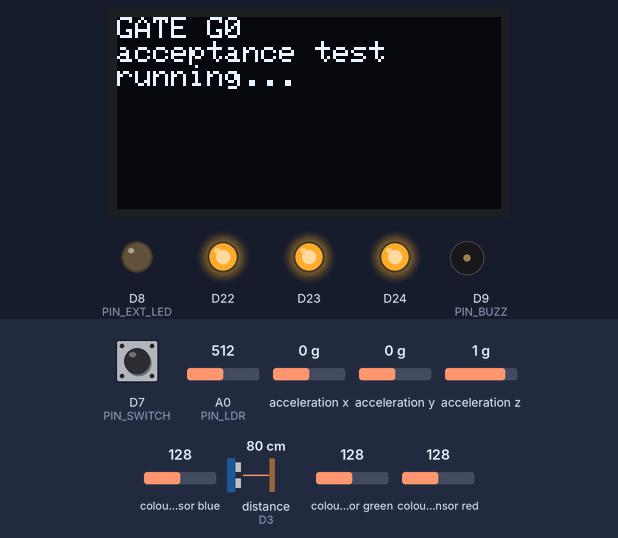
Bench run of a sketch on a simulated Arduino Nano 33 BLE. On the bench: 128×64 one-colour display, output pins drawn as LEDs (lit = HIGH), buzzer (waves = sounding). Wiring (inferred from the names in the program): ultrasonic range finder: trigger D2; echo D3; SSD1306 OLED at I2C address 0x3C. Dashed ring = blinking. The inputs (shaded band) are chosen by the test bench; at power-on: D7 (PIN_SWITCH) HIGH, A0 (PIN_LDR) = 512, acceleration x 0 g, acceleration y 0 g, acceleration z 1 g, colour sensor blue 128, distance to the obstacle (sensor on D3) 80 cm, colour sensor green 128, colour sensor red 128 (analog values on the 0–1023 scale). The echo pulse lasts 58.3 µs per cm; pins used as bus, display or sensor lines are not drawn; what the sketch prints to the serial monitor is not drawn.

Above: at 0.1 s.
At 3.0 s:
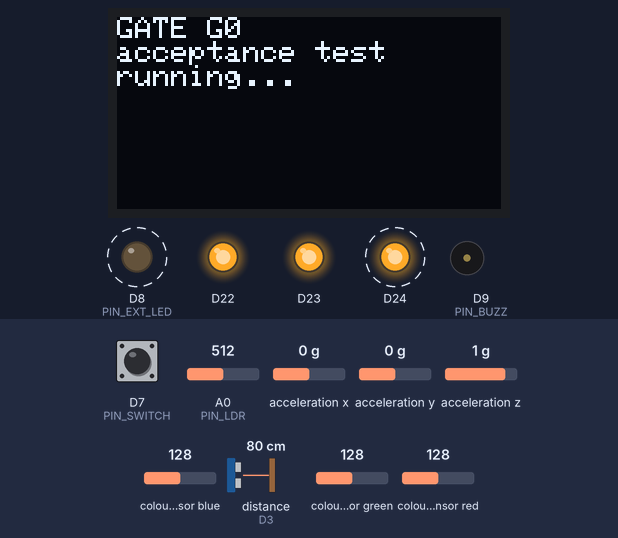
3.1 s: D7 (PIN_SWITCH) pulled LOW for 0.15 s
Timing chart, 0 to 27.7 s (numbered marks = the images above; inputs shaded):
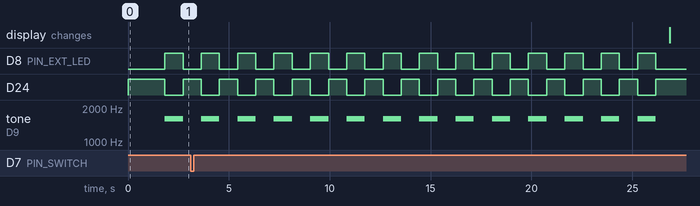

The sketch:

01e_acceptance.ino
```cpp
/*
 * LightGuide Edge - 01e_acceptance
 * COM683 CW2 | Vishnu Vekariya B00969091 | Ulster University
 *
 * Full-system acceptance test for gate G0 (docs/01-ROADMAP.md). Runs every channel
 * and prints a pass/fail verdict per component, so "the hardware works" is a claim
 * backed by output rather than an impression.
 *
 * PHASE A - automatic. No user action. Checks OLED on the bus, IMU, APDS9960, the
 *           ultrasonic dropout rate over 100 real samples, and whether the LDR sits
 *           in a usable part of its range.
 * PHASE B - interactive, 25 s. Asks for a light change and a button press, and
 *           detects both automatically. Drives the LED and buzzer for the operator
 *           to confirm by eye and ear.
 *
 * Save the serial output as evidence - it is the artefact behind the gate.
 */

#define BOARD_REV 1

#include <Wire.h>
#include <Adafruit_GFX.h>
#include <Adafruit_SSD1306.h>
#include <Arduino_APDS9960.h>
#if BOARD_REV == 1
  #include <Arduino_LSM9DS1.h>
#else
  #include <Arduino_BMI270_BMM150.h>
#endif

const int PIN_LDR = A0, PIN_TRIG = 2, PIN_ECHO = 3;
const int PIN_SWITCH = 7, PIN_EXT_LED = 8, PIN_BUZZ = 9;

const unsigned long ECHO_START_TIMEOUT_US = 15000UL;
const unsigned long ECHO_HIGH_MAX_US      = 25000UL;
const float DIST_MIN_MM = 20.0f, DIST_MAX_MM = 4000.0f;

Adafruit_SSD1306 display(128, 64, &Wire, -1);

// results
bool rOled = false, rImu = false, rApds = false, rUltra = false;
bool rLdrRange = false, rLdrResponds = false, rSwitch = false;
float ultraDropPct = 0;
int   ldrMin = 4095, ldrMax = 0, ldrRest = 0;
int   distSamples = 0;
float distMin = 99999, distMax = 0;

bool i2cPresent(uint8_t a) {
  Wire.beginTransmission(a);
  Wire.write((uint8_t)0);
  if (Wire.endTransmission() == 0) return true;
  return Wire.requestFrom((int)a, 1) > 0;
}

float pingOnce() {
  digitalWrite(PIN_TRIG, LOW);  delayMicroseconds(4);
  digitalWrite(PIN_TRIG, HIGH); delayMicroseconds(10);
  digitalWrite(PIN_TRIG, LOW);
  unsigned long m = micros();
  while (digitalRead(PIN_ECHO) == LOW)  if (micros() - m > ECHO_START_TIMEOUT_US) return -1;
  unsigned long r = micros();
  while (digitalRead(PIN_ECHO) == HIGH) if (micros() - r > ECHO_HIGH_MAX_US) return -1;
  float mm = (micros() - r) * 0.1715f;
  return (mm < DIST_MIN_MM || mm > DIST_MAX_MM) ? -1 : mm;
}

int readLdr() {
  long a = 0;
  for (int i = 0; i < 8; i++) a += analogRead(PIN_LDR);
  return a / 8;
}

void line() { Serial.println(F("--------------------------------------------------")); }

void setup() {
  Serial.begin(115200);
  while (!Serial && millis() < 8000) { }

  pinMode(PIN_TRIG, OUTPUT); pinMode(PIN_ECHO, INPUT); digitalWrite(PIN_TRIG, LOW);
  pinMode(PIN_EXT_LED, OUTPUT); pinMode(PIN_BUZZ, OUTPUT);
  pinMode(PIN_SWITCH, INPUT_PULLUP);
  digitalWrite(PIN_EXT_LED, LOW); digitalWrite(PIN_BUZZ, LOW);
  pinMode(LEDR, OUTPUT); pinMode(LEDG, OUTPUT); pinMode(LEDB, OUTPUT);
  digitalWrite(LEDR, HIGH); digitalWrite(LEDG, HIGH); digitalWrite(LEDB, HIGH);
  analogReadResolution(12);
  Wire.begin();

  Serial.println();
  Serial.println(F("=================================================="));
  Serial.println(F(" LIGHTGUIDE EDGE - GATE G0 ACCEPTANCE TEST"));
  Serial.println(F(" B00969091 | COM683 CW2"));
  Serial.println(F("=================================================="));
  Serial.println();
  Serial.println(F("PHASE A - automatic checks"));
  line();

  // --- OLED ---
  Serial.print(F("  OLED (A4/A5)      : "));
  if (i2cPresent(0x3C) || i2cPresent(0x3D)) {
    if (display.begin(SSD1306_SWITCHCAPVCC, 0x3C)) {
      rOled = true;
      Serial.println(F("PASS - ACKs at 0x3C and driver initialised"));
      display.clearDisplay(); display.setTextColor(SSD1306_WHITE);
      display.setTextSize(1); display.setCursor(0, 0);
      display.println(F("GATE G0")); display.println(F("acceptance test"));
      display.println(F("running..."));
      display.display();
    } else Serial.println(F("FAIL - ACKs but driver refused"));
  } else Serial.println(F("FAIL - nothing on the external I2C bus"));

  // --- IMU ---
  Serial.print(F("  IMU (LSM9DS1)     : "));
  if (IMU.begin()) {
    float ax, ay, az; delay(50);
    if (IMU.accelerationAvailable()) IMU.readAcceleration(ax, ay, az);
    float mag = sqrt(ax * ax + ay * ay + az * az);
    // At rest the accelerometer must measure 1 g. Anything else means it is not
    // really reading the sensor.
    if (mag > 0.85f && mag < 1.15f) {
      rImu = true;
      Serial.print(F("PASS - ")); Serial.print(IMU.accelerationSampleRate());
      Serial.print(F(" Hz, |a|=")); Serial.print(mag, 3); Serial.println(F(" g"));
    } else {
      Serial.print(F("FAIL - |a|=")); Serial.print(mag, 3);
      Serial.println(F(" g, expected ~1.0"));
    }
  } else Serial.println(F("FAIL - begin() failed"));

  // --- APDS9960 ---
  Serial.print(F("  APDS9960          : "));
  if (APDS.begin()) {
    unsigned long t0 = millis();
    while (!APDS.colorAvailable() && millis() - t0 < 2000) delay(10);
    if (APDS.colorAvailable()) {
      int r, g, b, a; APDS.readColor(r, g, b, a);
      rApds = true;
      Serial.print(F("PASS - live ambient=")); Serial.println(a);
    } else Serial.println(F("FAIL - no data"));
  } else Serial.println(F("FAIL - not present"));

  // --- ultrasonic, 100 real samples ---
  Serial.print(F("  HC-SR04           : "));
  int drops = 0;
  for (int i = 0; i < 100; i++) {
    float d = pingOnce();
    if (d < 0) drops++;
    else { distSamples++; if (d < distMin) distMin = d; if (d > distMax) distMax = d; }
    delay(12);
  }
  ultraDropPct = drops;
  if (drops <= 10) {
    rUltra = true;
    Serial.print(F("PASS - ")); Serial.print(drops);
    Serial.print(F("% dropouts, range ")); Serial.print(distMin, 0);
    Serial.print(F("-")); Serial.print(distMax, 0); Serial.println(F(" mm"));
  } else {
    Serial.print(F("FAIL - ")); Serial.print(drops); Serial.println(F("% dropouts (limit 10%)"));
  }

  // --- LDR resting range ---
  Serial.print(F("  LDR range         : "));
  ldrRest = readLdr();
  if (ldrRest > 60 && ldrRest < 4000) {
    rLdrRange = true;
    Serial.print(F("PASS - resting at ")); Serial.print(ldrRest);
    Serial.print(F("/4095 (")); Serial.print(100.0f * ldrRest / 4095.0f, 0);
    Serial.println(F("% of scale, not clipped)"));
  } else {
    Serial.print(F("FAIL - pinned at ")); Serial.print(ldrRest);
    Serial.println(F(" - no usable dynamic range"));
  }

  line();
  Serial.println();
  Serial.println(F("PHASE B - interactive, 25 seconds. Please:"));
  Serial.println(F("   1. COVER the LDR with your hand, then uncover"));
  Serial.println(F("   2. PRESS the switch a few times"));
  Serial.println(F("   3. WATCH the red LED and LISTEN for the buzzer"));
  Serial.println();
}

void loop() {
  static unsigned long t0 = 0;
  static bool started = false, done = false;
  if (!started) { started = true; t0 = millis(); }
  if (done) { delay(1000); return; }

  unsigned long el = millis() - t0;

  // LDR response
  int v = readLdr();
  if (v < ldrMin) ldrMin = v;
  if (v > ldrMax) ldrMax = v;

  // switch
  static int lastSw = HIGH;
  int sw = digitalRead(PIN_SWITCH);
  if (sw == LOW && lastSw == HIGH) { rSwitch = true; Serial.println(F("   [switch press detected]")); }
  lastSw = sw;

  // LED + buzzer activity so the operator has something to see and hear
  static unsigned long lastB = 0;
  static bool on = false;
  if (millis() - lastB > 900) {
    lastB = millis();
    on = !on;
    digitalWrite(PIN_EXT_LED, on);
    digitalWrite(LEDB, on ? LOW : HIGH);
    if (on) tone(PIN_BUZZ, 1600); else noTone(PIN_BUZZ);
  }

  if (el > 25000) {
    done = true;
    noTone(PIN_BUZZ);
    digitalWrite(PIN_EXT_LED, LOW);
    digitalWrite(LEDB, HIGH);

    int swing = ldrMax - ldrMin;
    rLdrResponds = swing > 300;

    Serial.println();
    line();
    Serial.println(F("PHASE B RESULTS"));
    line();
    Serial.print(F("  LDR light response: "));
    Serial.print(rLdrResponds ? F("PASS - swing ") : F("FAIL - swing only "));
    Serial.print(swing);
    Serial.print(F(" counts (")); Serial.print(ldrMin);
    Serial.print(F("-")); Serial.print(ldrMax); Serial.println(F(")"));

    Serial.print(F("  Switch (D7)       : "));
    Serial.println(rSwitch ? F("PASS - press detected") : F("FAIL - no press seen"));

    Serial.println();
    line();
    Serial.println(F("GATE G0 SUMMARY"));
    line();
    Serial.print(F("  OLED           ")); Serial.println(rOled ? F("PASS") : F("FAIL"));
    Serial.print(F("  IMU            ")); Serial.println(rImu ? F("PASS") : F("FAIL"));
    Serial.print(F("  APDS9960       ")); Serial.println(rApds ? F("PASS") : F("FAIL"));
    Serial.print(F("  HC-SR04        ")); Serial.println(rUltra ? F("PASS") : F("FAIL"));
    Serial.print(F("  LDR range      ")); Serial.println(rLdrRange ? F("PASS") : F("FAIL"));
    Serial.print(F("  LDR response   ")); Serial.println(rLdrResponds ? F("PASS") : F("FAIL"));
    Serial.print(F("  Switch         ")); Serial.println(rSwitch ? F("PASS") : F("FAIL"));
    Serial.println(F("  LED + buzzer   confirm by eye/ear (driven above)"));
    line();

    bool all = rOled && rImu && rApds && rUltra && rLdrRange && rLdrResponds && rSwitch;
    Serial.println();
    if (all) {
      Serial.println(F("  *** GATE G0 PASSED - all automatic checks green ***"));
      Serial.println(F("  Next: python tools/calibrate.py --port COM4"));
    } else {
      Serial.println(F("  *** GATE G0 NOT PASSED - see FAIL lines above ***"));
    }
    Serial.println();

    if (rOled) {
      display.clearDisplay(); display.setCursor(0, 0); display.setTextSize(1);
      display.println(all ? F("GATE G0: PASS") : F("GATE G0: FAIL"));
      display.print(F("dist ")); display.print(distMin, 0); display.print(F("-"));
      display.print(distMax, 0); display.println(F("mm"));
      display.print(F("ldr  ")); display.print(ldrMin); display.print(F("-"));
      display.println(ldrMax);
      display.print(F("drop ")); display.print(ultraDropPct, 0); display.println(F("%"));
      display.display();
    }
  }
}
```

Measured:
- by itself, D8 (PIN_EXT_LED): alternates HIGH for 0.90 s and LOW for 0.90 s, 26 changes in all, then stays LOW
- by itself, D24: alternates HIGH for 0.90 s and LOW for 0.90 s, 26 changes in all, then stays HIGH
- by itself, tone on D9 (PIN_BUZZ): alternates 1600 Hz for 0.90 s and silent for 0.90 s, 26 changes in all, then stays silent
